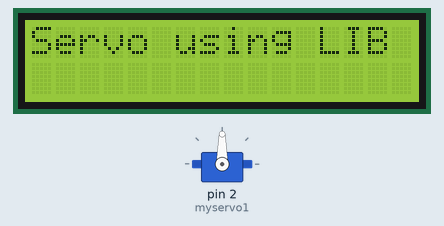
This sketch was run on a simulated Arduino Uno, built with avr-gcc and run on an emulated ATmega328P. Parts: servo, 16×2 character LCD.

Above: at 0.1 s.
At 1.1 s:
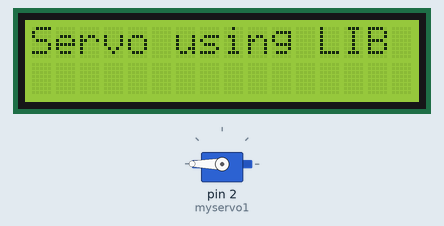
At 2.1 s:
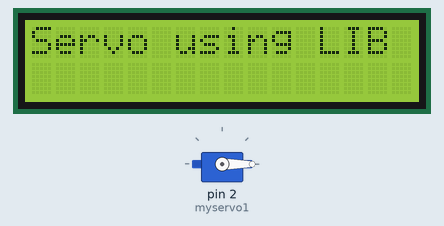
Timing chart, 0 to 130.0 s (numbered marks = the images above):
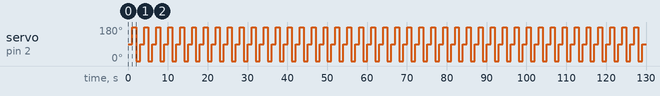

Measured:
- by itself, servo on pin 2 (myservo1): repeats every 3.0 s: 0° 1.0 s, 90° 1.0 s, 180° 1.0 s

The sketch:

using-servo-lib.ino
```cpp
#include <Servo.h>
#include <math.h>
#include <LiquidCrystal.h>
Servo myservo1;

const int rs = 10, en = 12, d4 = 6, d5 = 7, d6 = 8, d7 = 9;
LiquidCrystal lcd(rs, en, d4, d5, d6, d7);

void setup() {
  myservo1.attach(2);
  lcd.begin(16,2);
  lcd.print("Servo using LIB");
}
void loop() {
  myservo1.write(90);
  delay(1000);
  myservo1.write(180);
  delay(1000);
  myservo1.write(0);
  delay(1000);

}
```
